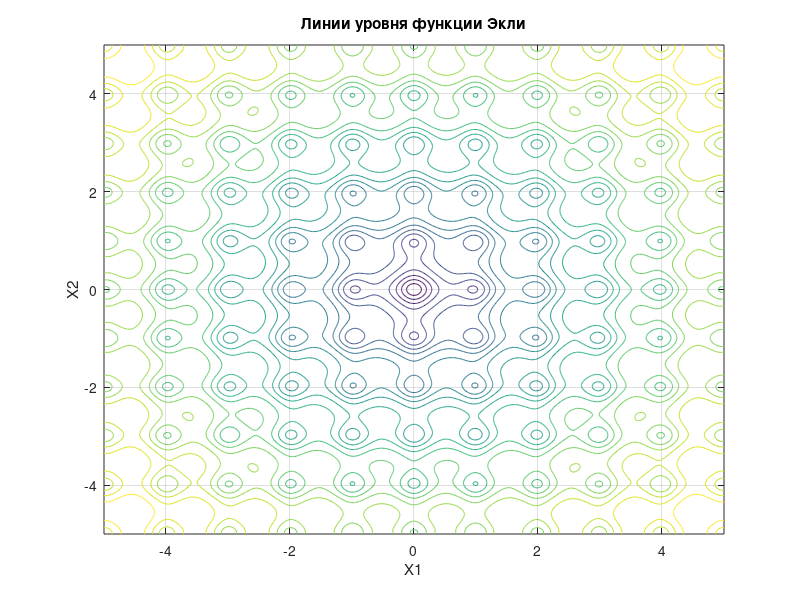
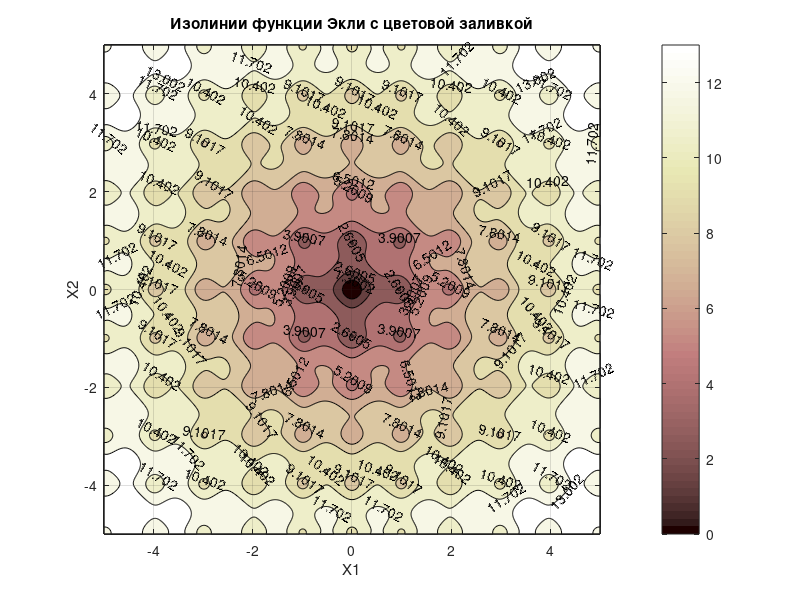

Here is the MATLAB script that generated these plots, in order:
% Задание областей определения и шага
a = -5;
b = 5;
c = -5;
d = 5;
h = 0.02;

% Создание сетки значений с использованием meshgrid
[x1, x2] = meshgrid(a:h:b, c:h:d);

% Определение функции Экли
f = 20 + exp(1) - 20 * exp(-0.2 * sqrt(0.5 * (x1.^2 + x2.^2))) - exp(0.5 * (cos(2 * pi * x1) + cos(2 * pi * x2)));

%% 1) Линии уровня на плоскости с использованием функции contour
figure;
contour(x1, x2, f, 20) % 20 линий уровня
grid on % Включаем сетку
xlabel('X1')
ylabel('X2')
title('Линии уровня функции Экли')

%% 2) Изолинии с цветовой заливкой на плоскости
figure;
[CMatr, h] = contourf(x1, x2, f, 10); % 20 изолиний с заливкой и выходными параметрами
grid on % Включаем сетку
colormap('pink') % Устанавливаем цветовую палитру
colorbar % Выводим цветовую шкалу
xlabel('X1')
ylabel('X2')
title('Изолинии функции Экли с цветовой заливкой')

% Подпись изолиний
clabel(CMatr, h) % Добавляем значения уровня на изолинии
